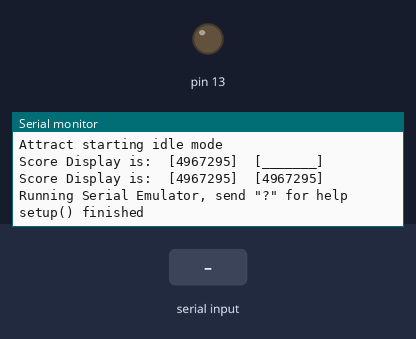
Simulated run of this sketch. Board: Arduino Mega 2560, built with avr-gcc and run on an emulated ATmega2560. Shown: output pins drawn as LEDs (lit = HIGH), the last lines printed to the serial monitor. The inputs (shaded band) are chosen by the test bench.

Above: at 1.4 s.
1.5 s: "d" received over Serial
At 1.9 s:
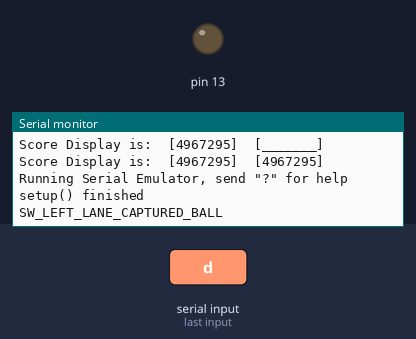
3.0 s: "1" received over Serial
At 4.3 s:
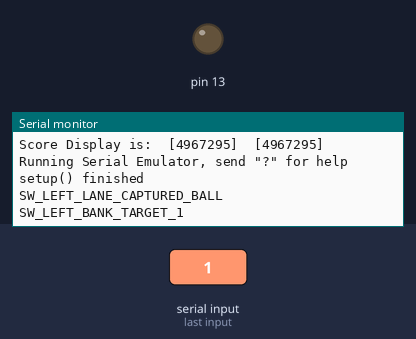
Timing chart, 0 to 6.0 s (numbered marks = the images above; inputs shaded):
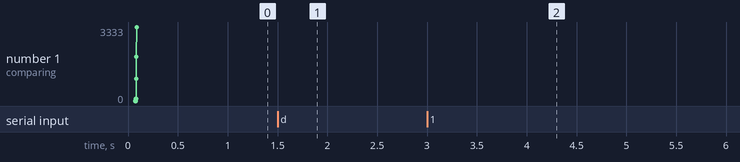

Measured:
- after the input at 1.5 s, the serial monitor: prints a new line at once (image 1)
- after the input at 3.0 s, the serial monitor: prints a new line at once (image 2)

The sketch:

arduino_pinball2020_sketch.ino
```cpp
/**
 * Created by Dimitris Vidos, for a custom Stern Nineball pinball machine.
 * All rights reserved.
 *
 * All .ino and .pde files in the sketch folder (shown in the IDE as tabs with no extension)
 * are concatenated together, starting with the file that matches the folder name followed
 * by the others in alphabetical order, and the .cpp extension is added to the filename.
 *
 * See also: https://github.com/arduino/Arduino/wiki/Build-Process
 */


/**
 * Enable this to run some software tests at startup, results on serial port
 */
#define RUN_SOFTWARE_TESTS


/**
 * Enable this to allow getting switches events from the serial port.
 */
#define RUN_SERIAL_EMULATOR

/**
 * Enable this to have the LOG() macro send data to serial port.
 */
#define LOG_ON_SERIAL_MONITOR


#include <Arduino.h>
#include <wavTrigger.h>
#include <EEPROM.h>

#include "messages.h"
#include "defines.h"
#include "constants.h"
#include "bcdnum.h"

#ifdef RUN_SERIAL_EMULATOR
  #include "infrastructure/emulator.h"
#endif
#include "infrastructure/memory.h"
#include "infrastructure/pins.h"
#include "infrastructure/audio.h"
#include "infrastructure/lamp_matrix.h"
#include "infrastructure/coils.h"
#include "infrastructure/score_display.h"
#include "infrastructure/time_keeper.h"
#include "infrastructure/switch_matrix.h"

CAudio Audio;
CLampMatrix LampMatrix;
CSwitchMatrix SwitchMatrix;
CScoreDisplay ScoreDisplay;
CTimeKeeper TimeKeeper;
CCoils Coils;
#ifdef RUN_SERIAL_EMULATOR
  EmulatorClass Emulator;
#endif

#include "game/animations.h"
#include "game/game_settings.h"
#include "game/ball_keeper.h"
#include "game/bonus_multiplier.h"
#include "game/three_bank_targets.h"
#include "game/eight_bank_targets.h"
#include "game/loop_target.h"
#include "game/spinner.h"
#include "game/gameplay.h"
#include "game/attract.h"

CGameSettings GameSettings;
CAnimator Animator;
CAttract Attract;
CGameplay Gameplay;
LoopTargetClass LoopTarget;
SpinnerClass Spinner;
BonusMultiplierClass BonusMultiplier;
ThreeBankTargetsClass ThreeBankTargets;
EightBankTargetsClass EightBankTargets;
BallKeeperClass BallKeeper;

#include "game/bonus_multiplier.cpp"
#include "game/three_bank_targets.cpp"
#include "game/eight_bank_targets.cpp"
#include "game/loop_target.cpp"
#include "game/spinner.cpp"
#include "game/ball_keeper.cpp"
#include "game/gameplay.cpp"
#include "game/attract.cpp"

#include "timers.h"
#ifdef RUN_SERIAL_EMULATOR
  #include "infrastructure/emulator.cpp"
#endif
#ifdef RUN_SOFTWARE_TESTS
  #include "tests.h"
#endif


void setup() {
    FATAL_INIT();
    LOG_INIT();
    LOGM(M_SETUP_STARTING);
    LED13_INIT();

    setup_timer_interrupts();

    #if defined(RUN_SOFTWARE_TESTS)
        run_tests();
    #endif

    noInterrupts();

    setup_timer_interrupts();

    Audio.init();
    LampMatrix.init();
    SwitchMatrix.init();
    ScoreDisplay.init();
    Coils.init();

    interrupts();

    GameSettings.load_from_eeprom();
    BallKeeper.drain_any_captured_balls();
    Attract.start();

    #ifdef RUN_SERIAL_EMULATOR
        LOGM(M_SERIAL_EMULATOR_RUNNING);
    #endif
    LOGM(M_SETUP_FINISHED);
}

void loop() {
    // if a FATAL had happened while in an ISR, we can now handle it.
    CHECK_FATAL_IN_ISR();

    // ask attract to handle it.
    // this way, we can run simulations with streams of events, checking the responses of the software.
    byte switch_no;
    byte was_pressed;

    if (SwitchMatrix.get_next_switch_event(&switch_no, &was_pressed))
        Attract.handle_switch(switch_no);
}
```

wavTrigger.h
```cpp
// **************************************************************
//     Filename: wavTrigger.h
// Date Created: 2/23/2014
//
//     Comments: Robertsonics WAV Trigger serial control library
//
// Programmers: Jamie Robertson, info@robertsonics.com
//
// **************************************************************
//
// Revision History
//
// Date      Description
// --------  -----------
//
// 02/22/14  First version created.
//           LIMITATIONS: Hard-coded for AltSoftwareSerial Library.
//           Also only supports commands TO the WAV Trigger. Will
//           fix these things.
//
// 05/10/14  Tested with UNO. Added new functions for fades, cross-
//           fades and starting multiple tracks in sample sync.
//
// 04/26/15  Added support for sample-rate / pitch bend control,
//           and compile macro switches for hardware serial ports.
//
// 11/06/16  Support for v1.30 firmware features, including two-way
//           communication with track status reporting.

#ifndef WAVTRIGGER_H
#define WAVTRIGGER_H

// ==================================================================
// The following defines are used to control which serial class is
//  used. Uncomment only the one you wish to use. If all of them are
//  commented out, the library will use Hardware Serial
//#define __WT_USE_ALTSOFTSERIAL__
//#define __WT_USE_SERIAL1__
//#define __WT_USE_SERIAL2__
#define __WT_USE_SERIAL3__
// ==================================================================

#define CMD_GET_VERSION					1
#define CMD_GET_SYS_INFO				2
#define CMD_TRACK_CONTROL				3
#define CMD_STOP_ALL					4
#define CMD_MASTER_VOLUME				5
#define CMD_TRACK_VOLUME				8
#define CMD_AMP_POWER					9
#define CMD_TRACK_FADE					10
#define CMD_RESUME_ALL_SYNC				11
#define CMD_SAMPLERATE_OFFSET			12
#define	CMD_TRACK_CONTROL_EX			13
#define	CMD_SET_REPORTING				14
#define CMD_SET_TRIGGER_BANK			15

#define TRK_PLAY_SOLO					0
#define TRK_PLAY_POLY					1
#define TRK_PAUSE						2
#define TRK_RESUME						3
#define TRK_STOP						4
#define TRK_LOOP_ON						5
#define TRK_LOOP_OFF					6
#define TRK_LOAD						7

#define	RSP_VERSION_STRING				129
#define	RSP_SYSTEM_INFO					130
#define	RSP_STATUS						131
#define	RSP_TRACK_REPORT				132

#define MAX_MESSAGE_LEN					32
#define MAX_NUM_VOICES					14
#define VERSION_STRING_LEN				21

#define SOM1	0xf0
#define SOM2	0xaa
#define EOM		0x55


#ifdef __WT_USE_ALTSOFTSERIAL__
#include "../AltSoftSerial/AltSoftSerial.h"
#else
#include <HardwareSerial.h>
#ifdef __WT_USE_SERIAL1__
#define WTSerial Serial1
#define __WT_SERIAL_ASSIGNED__
#endif
#ifdef __WT_USE_SERIAL2__
#define WTSerial Serial2
#define __WT_SERIAL_ASSIGNED__
#endif
#ifdef __WT_USE_SERIAL3__
#define WTSerial Serial3
#define __WT_SERIAL_ASSIGNED__
#endif
#ifndef __WT_SERIAL_ASSIGNED__
#define WTSerial Serial
#endif
#endif

class wavTrigger
{
public:
	wavTrigger() {;}
	~wavTrigger() {;}
	void start(void);
	void update(void);
	void flush(void);
	void setReporting(bool enable);
	void setAmpPwr(bool enable);
	bool getVersion(char *pDst, int len);
	int getNumTracks(void);
	bool isTrackPlaying(int trk);
	void masterGain(int gain);
	void stopAllTracks(void);
	void resumeAllInSync(void);
	void trackPlaySolo(int trk);
	void trackPlaySolo(int trk, bool lock);
	void trackPlayPoly(int trk);
	void trackPlayPoly(int trk, bool lock);
	void trackLoad(int trk);
	void trackLoad(int trk, bool lock);
	void trackStop(int trk);
	void trackPause(int trk);
	void trackResume(int trk);
	void trackLoop(int trk, bool enable);
	void trackGain(int trk, int gain);
	void trackFade(int trk, int gain, int time, bool stopFlag);
	void samplerateOffset(int offset);
	void setTriggerBank(int bank);

private:
	void trackControl(int trk, int code);
	void trackControl(int trk, int code, bool lock);

#ifdef __WT_USE_ALTSOFTSERIAL__
	AltSoftSerial WTSerial;
#endif

	uint16_t voiceTable[MAX_NUM_VOICES];
	uint8_t rxMessage[MAX_MESSAGE_LEN];
	char version[VERSION_STRING_LEN];
	uint16_t numTracks;
	uint8_t numVoices;
	uint8_t rxCount;
	uint8_t rxLen;
	bool rxMsgReady;
	bool versionRcvd;
	bool sysinfoRcvd;
};

#endif
```

bcdnum.h
```cpp
class BcdNum
{
public:
    // e.g. [ 0x00, 0x12, 0x34, 0x56 ] represents 123,456
    byte bcd[4];
    byte overflow: 1;  // or underflow

    BcdNum();
    BcdNum(dword value);

    void copy_from(BcdNum other);
    void zero();
    void add(BcdNum other);
    void subtract(BcdNum other);

    void add_bcd(dword bcd);
    void add_tens(word tens_bcd);
    void add_hundreds(word hundreds_bcd);
    void add_thousands(word thousands_bcd);

    bool is_zero();
    byte get_nibble(byte location);
    void set_nibble(byte location, byte value);
    void from_bcd(dword value);
    void from_decimal(dword value);
    dword to_decimal();
    void to_string(char *output);

    friend bool operator==(const BcdNum &a, const BcdNum &b);
    friend bool operator>(const BcdNum &a, const BcdNum &b);
    friend bool operator>=(const BcdNum &a, const BcdNum &b);

protected:
    void math_operation(byte bcd_amount[], bool do_addition);
};


BcdNum::BcdNum()
{
    memset(bcd, 0, 4);
}

BcdNum::BcdNum(unsigned long value)
{
    from_decimal(value);
}


bool operator==(const BcdNum &a, const BcdNum &b)
{
    return a.bcd[0] == b.bcd[0]
        && a.bcd[1] == b.bcd[1]
        && a.bcd[2] == b.bcd[2]
        && a.bcd[3] == b.bcd[3];
}

bool operator>(const BcdNum &a, const BcdNum &b)
{
    if (a.bcd[0] > b.bcd[0]) return true;
    if (a.bcd[0] < b.bcd[0]) return false;

    if (a.bcd[1] > b.bcd[1]) return true;
    if (a.bcd[1] < b.bcd[1]) return false;

    if (a.bcd[2] > b.bcd[2]) return true;
    if (a.bcd[2] < b.bcd[2]) return false;

    return (a.bcd[3] > b.bcd[3]);
}

bool operator>=(const BcdNum &a, const BcdNum &b)
{
    if (a.bcd[0] > b.bcd[0]) return true;
    if (a.bcd[0] < b.bcd[0]) return false;

    if (a.bcd[1] > b.bcd[1]) return true;
    if (a.bcd[1] < b.bcd[1]) return false;

    if (a.bcd[2] > b.bcd[2]) return true;
    if (a.bcd[2] < b.bcd[2]) return false;

    return (a.bcd[3] >= b.bcd[3]);
}

void BcdNum::copy_from(BcdNum other)
{
    bcd[0] = other.bcd[0];
    bcd[1] = other.bcd[1];
    bcd[2] = other.bcd[2];
    bcd[3] = other.bcd[3];
}

void BcdNum::zero()
{
    bcd[0] = 0;
    bcd[1] = 0;
    bcd[2] = 0;
    bcd[3] = 0;
}

void BcdNum::add(BcdNum other)
{
    math_operation(other.bcd, true);
}

void BcdNum::subtract(BcdNum other)
{
    math_operation(other.bcd, false);
}

void BcdNum::add_bcd(dword bcd_value)
{
    byte bcd[4];
    bcd[0] = (bcd_value >> 24) & 0xFF;
    bcd[1] = (bcd_value >> 16) & 0xFF;
    bcd[2] = (bcd_value >>  8) & 0xFF;
    bcd[3] = (bcd_value >>  0) & 0xFF;

    math_operation(bcd, true);
}

void BcdNum::add_tens(word tens_bcd)
{
    byte bcd[4];
    bcd[0] = 0x00;
    bcd[1] = (tens_bcd & 0xF000) >> 12;
    bcd[2] = (tens_bcd & 0x0FF0) >> 4;
    bcd[3] = (tens_bcd & 0x000F) << 4;

    math_operation(bcd, true);
}

void BcdNum::add_hundreds(word hundreds_bcd)
{
    byte bcd[4];
    bcd[0] = 0x00;
    bcd[1] = (hundreds_bcd & 0xFF00) >> 8;
    bcd[2] = (hundreds_bcd & 0x00FF);
    bcd[3] = 0x00;

    math_operation(bcd, true);
}

void BcdNum::add_thousands(word thousands_bcd)
{
    byte bcd[4];
    bcd[0] = (thousands_bcd & 0xF000) >> 12;
    bcd[1] = (thousands_bcd & 0x0FF0) >> 4;
    bcd[2] = (thousands_bcd & 0x000F) << 4;
    bcd[3] = 0x00;

    math_operation(bcd, true);
}

bool BcdNum::is_zero()
{
    return bcd[0] == 0
        && bcd[1] == 0
        && bcd[2] == 0
        && bcd[3] == 0;
}

byte BcdNum::get_nibble(byte location)
{
    // location should be 0 for the leftmost, 7 for the right most
    // location / 2 (>>1) is the byte, location & 1 is the nibble
    // i.e. 0=units, 1=tens, 2=hundreds etc.

    if (location & 1)
        return (bcd[(location >> 1)]) & 0x0F;
    else
        return ((bcd[(location >> 1)]) >> 4);
}

void BcdNum::set_nibble(byte location, byte value)
{
    // location should be 0 for the leftmost, 7 for the right most
    // location / 2 (>>1) is the byte, location & 1 is the nibble
    // i.e. 0=units, 1=tens, 2=hundreds etc.

    if (location & 1)
        bcd[(location >> 1)] = (bcd[(location >> 1)] & 0xF0) | (value & 0x0F);
    else
        bcd[(location >> 1)] = (bcd[(location >> 1)] & 0x0F) | (value << 4);
}

void BcdNum::to_string(char *output)
{
    output[0] = '0' + (bcd[0] >> 4);
    output[1] = '0' + (bcd[0] & 0xF);
    output[2] = '0' + (bcd[1] >> 4);
    output[3] = '0' + (bcd[1] & 0xF);
    output[4] = '0' + (bcd[2] >> 4);
    output[5] = '0' + (bcd[2] & 0xF);
    output[6] = '0' + (bcd[3] >> 4);
    output[7] = '0' + (bcd[3] & 0xF);
    output[8] = 0;
}

void BcdNum::from_bcd(dword value_bcd)
{
    set_nibble(0, (value_bcd >> 28) & 0xF);
    set_nibble(1, (value_bcd >> 24) & 0xF);
    set_nibble(2, (value_bcd >> 20) & 0xF);
    set_nibble(3, (value_bcd >> 16) & 0xF);
    set_nibble(4, (value_bcd >> 12) & 0xF);
    set_nibble(5, (value_bcd >>  8) & 0xF);
    set_nibble(6, (value_bcd >>  4) & 0xF);
    set_nibble(7, (value_bcd >>  0) & 0xF);
}

void BcdNum::from_decimal(dword value)
{
    byte left_nibble, right_nibble;

    right_nibble = value % 10;
    value /= 10;
    left_nibble = value % 10;
    value /= 10;

    bcd[3] = (left_nibble << 4) | right_nibble;

    right_nibble = value % 10;
    value /= 10;
    left_nibble = value % 10;
    value /= 10;

    bcd[2] = (left_nibble << 4) | right_nibble;

    right_nibble = value % 10;
    value /= 10;
    left_nibble = value % 10;
    value /= 10;

    bcd[1] = (left_nibble << 4) | right_nibble;

    right_nibble = value % 10;
    value /= 10;
    left_nibble = value % 10;
    value /= 10;

    bcd[0] = (left_nibble << 4) | right_nibble;
}

unsigned long BcdNum::to_decimal()
{
    unsigned long value = 0;

    value += (bcd[0] >> 4)  * 10000000L;
    value += (bcd[0] & 0xF) *  1000000L;
    value += (bcd[1] >> 4)  *   100000L;
    value += (bcd[1] & 0xF) *    10000L;
    value += (bcd[2] >> 4)  *     1000L;
    value += (bcd[2] & 0xF) *      100L;
    value += (bcd[3] >> 4)  *       10L;
    value += (bcd[3] & 0xF) *        1L;

    return value;
}

void BcdNum::math_operation(byte amount_bcd[4], bool do_addition)
{
    // expects amount bcd to mirror the bcd property (4 bytes, MSB=0, LSB=3)

    // using chars as value may go below zero, in subtraction.
    char carry;
    char amount_nibble;
    char current_value;
    char new_value;

    carry = 0;
    for (char i = 7; i >= 0; i--)
    {
        // i / 2 is the offset to use,
        // i % 2 is weather we'll take the left byte or the right one.
        byte offset = i >> 1;

        // bytes:   0=[ 0x00 ], 1=[ 0x00 ], 2=[ 0x00 ], 3=[ 0x00 ]
        // nibbles:       01          23          45          67

        // discover operands
        if (i & 1) {
            amount_nibble = (char)(amount_bcd[offset] & 0xF);
            current_value = (char)(bcd[offset] & 0xF);
        } else {
            amount_nibble = (char)(amount_bcd[offset] >> 4);
            current_value = (char)(bcd[offset] >> 4);
        }

        if (do_addition) {
            new_value = current_value + amount_nibble + carry;
            carry = 0;
            if (new_value >= 10) {
                new_value -= 10;
                carry = 1;
            }
        } else {
            new_value = current_value - amount_nibble - carry;
            carry = 0;
            if (new_value < 0) {
                new_value += 10;
                carry = 1;
            }
        }

        // put the new value back in the bcd
        if (i & 1)
            bcd[offset] = (byte)((bcd[offset] & 0xF0) | new_value);
        else
            bcd[offset] = (byte)((new_value << 4) | (bcd[offset] & 0xF));
    }

    // mark this if we want to be sophisticated enough.
    if (carry)
        overflow = 1;
}
```

attract.h
```cpp
class CAttract
{
public:
    void start();
    void handle_switch(byte switch_no);

private:
    byte mode: 4;
    byte menu_item;
    byte item_value;
    byte blink_on: 1;

    void start_idle_mode();
    void idle_handle_switch(byte switch_no);

    void start_game_mode(byte mode);

    void start_radio_mode();
    void radio_handle_switch(byte switch_no);
    void radio_next_song();
    void radio_prev_song();
    static void check_song_finished();

    void start_settings_mode();
    void settings_handle_switch(byte switch_no);
    void settings_show_menu_item_value();
    void settings_change_menu_item_value();

    void start_diagnostics_mode();
    void diagnostics_handle_switch(byte switch_no);
    static void diagnostics_every_half_second();
    void diagnostics_show_menu_item();
    void diagnostics_menu_item_action();
};
```

ball_keeper.h
```cpp
/**
 * Balls passing in the left lane make current object.
 * Capturing all 3 balls starts multiball, no matter where we are
 * Making No 9 also starts multiball.
 * The top 2 switches supposedly make objects 6-8 only.
 *   But I think the possibility of captured ball is implied, though not written.
 */

class BallKeeperClass
{
public:
    void init();
    void drain_any_captured_balls();
    void on_switch_closed(byte switch_no);
    void enable_ball_capturing();
    void grant_shoot_again();
    void release_captured_balls(bool all_balls = true); // eject any captured balls
    void send_ball_to_shooting_lane();
    bool is_ball_game_over();
    bool all_balls_drained();
    byte count_captured_balls();
    byte count_drained_balls();

    byte ball_game_over: 1;        // whether player has drained with no alternatives
    byte shoot_agains: 2;          // up to 3 shoot agains may be awarded
    byte ball_capture_enabled: 1;  // the yellow arrow light
    byte release_all_balls: 1;     // to know if we want to release all of them.
    byte ball_release_in_progress: 1;       // to avoid false captures from settling balls
    byte ball_serving_in_progress: 1; // to avoid false captures from settling balls
    byte eject_tries: 4;           // number of tries so far.

private:
    void on_ball_captured();
    void on_ball_drained();

    static void check_ball_got_to_eject_lane();     // to see if successul
    static void check_release_captured_balls();  // to see if other balls still there
};
```

bonus_multiplier.h
```cpp
class BonusMultiplierClass
{
public:
    byte value: 3; // 1=1x, 2=2x..7=7x
    void init(bool was_6_or_higher);
    void increase_multiplier();
    byte get_multiplier();
};
```

loop_target.h
```cpp
class LoopTargetClass
{
public:
    byte value: 4; // 0=10k, 1=20k, 2=30k, 3=40k, 4=173k
    byte left_outlane: 1;  // 1=on, 0=off
    byte right_outlane: 1; // 1=on, 0=off
    void init();
    void advance_value();
    void collect_value();
    void enable_or_flip_outlanes();
    void on_passed_outlane(byte switch_no);
    static void turn_off_outlanes();
};
```

Source omitted: constants.h (6598 bytes), defines.h (5233 bytes), animations.h (12226 bytes), eight_bank_targets.h (3032 bytes), gameplay.h (1437 bytes), spinner.h (282 bytes), three_bank_targets.h (366 bytes), audio.h (1520 bytes), coils.h (6065 bytes), emulator.h (2970 bytes), lamp_matrix.h (2212 bytes), memory.h (1365 bytes) and 8 more
